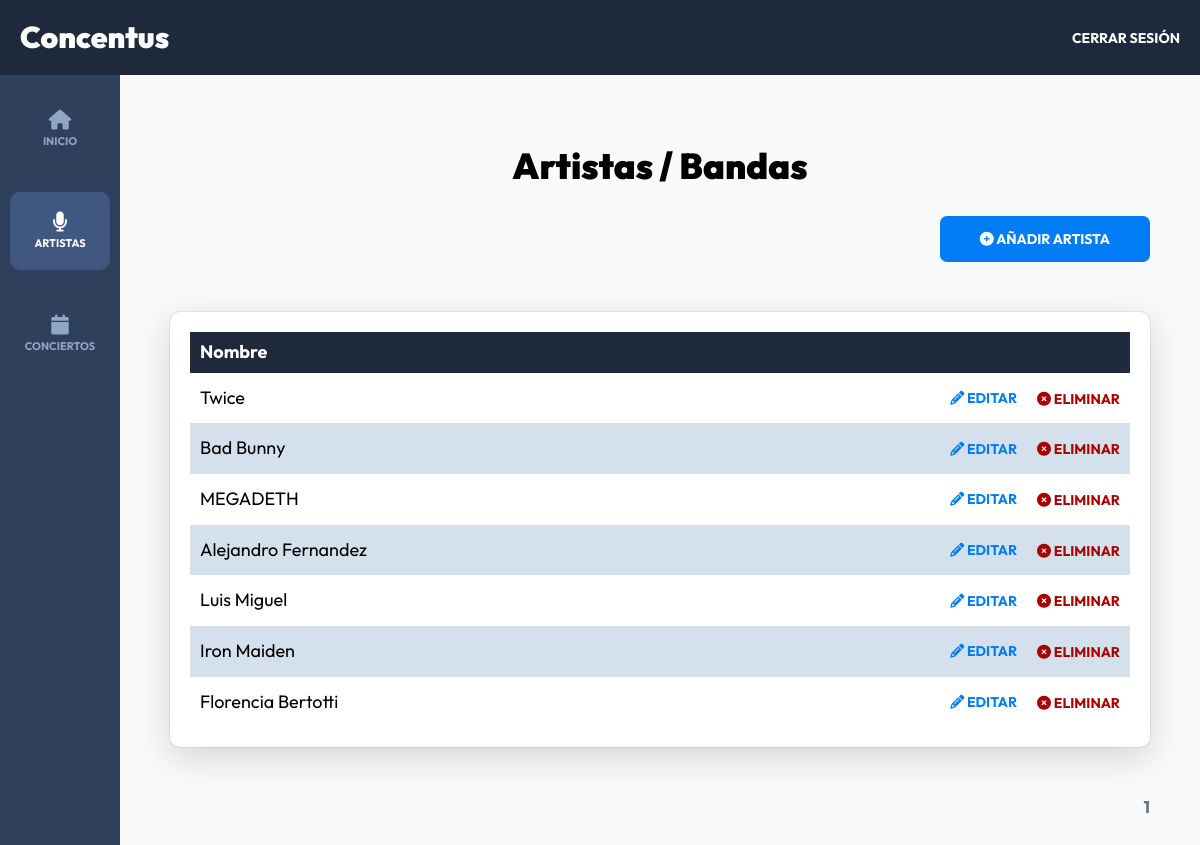
/admin/artistas?page=1 (signed in), run on the app's committed database.
### tables this page shows
CREATE TABLE `artistas` (
  `id` int(4) UNSIGNED NOT NULL,
  `nombre` varchar(128) NOT NULL,
  `imagen` text NOT NULL,
  `etiquetas` varchar(64) NOT NULL,
  `redes` varchar(64) NOT NULL,
  `descripcion` text NOT NULL
);

### controllers/ArtistasController.php (called while the page is built, shortened)
<?php
class ArtistasController {
    public static function index(Router $router){
        $paginaActual = $_GET["page"] ?? "";
        $paginaActual = filter_var($paginaActual, FILTER_VALIDATE_INT);
        $registrosPagina = 7;
        $totalRegistros = Artista::total();
        $paginacion = new Paginacion($paginaActual, $registrosPagina, $totalRegistros);
        $artistas = Artista::paginar($registrosPagina, $paginacion->offset());
        $router->render("admin/artistas/index", [
            "titulo" => "Artistas / Bandas",
            "artistas" => $artistas,
            "paginacion" => $paginacion->paginacion()
        ]);
    }
}

### public/index.php (called while the page is built, shortened)
<?php
$router = new Router();
$router->get('/login', [AuthController::class, 'login']);
$router->post('/login', [AuthController::class, 'login']);
$router->get('/logout', [AuthController::class, 'logout']);
$router->get('/registro', [AuthController::class, 'registro']);
$router->post('/registro', [AuthController::class, 'registro']);
$router->get('/olvide', [AuthController::class, 'olvide']);
$router->post('/olvide', [AuthController::class, 'olvide']);
$router->get('/reestablecer', [AuthController::class, 'reestablecer']);
$router->post('/reestablecer', [AuthController::class, 'reestablecer']);
$router->get('/mensaje', [AuthController::class, 'mensaje']);
$router->get('/confirmar-cuenta', [AuthController::class, 'confirmar']);
$router->get('/admin/inicio', [DashboardController::class, 'index']);
$router->get('/admin/artistas', [ArtistasController::class, 'index']);
$router->get('/admin/artistas/crear', [ArtistasController::class, 'crear']);
$router->post('/admin/artistas/crear', [ArtistasController::class, 'crear']);
$router->get('/admin/artistas/editar', [ArtistasController::class, 'editar']);
$router->post('/admin/artistas/editar', [ArtistasController::class, 'editar']);
$router->post('/admin/artistas/eliminar', [ArtistasController::class, 'eliminar']);
$router->get('/admin/conciertos', [ConciertosController::class, 'index']);
$router->get('/admin/conciertos/crear', [ConciertosController::class, 'crear']);
$router->post('/admin/conciertos/crear', [ConciertosController::class, 'crear']);
$router->get('/admin/conciertos/editar', [ConciertosController::class, 'editar']);
$router->post('/admin/conciertos/editar', [ConciertosController::class, 'editar']);
$router->post('/admin/conciertos/eliminar', [ConciertosController::class, 'eliminar']);
$router->get('/api/conciertos-horario', [Apiconciertos::class, 'index']);
$router->get('/api/artistas', [ApiArtistas::class, 'index']);
$router->get('/api/artista', [ApiArtistas::class, 'artista']);
$router->post('/mis-conciertos', [PaginasController::class, 'misConciertos']);
$router->get('/', [PaginasController::class, 'index']);
$router->get('/nosotros', [PaginasController::class, 'nosotros']);
$router->get('/mis-conciertos', [PaginasController::class, 'misConciertos']);
$router->post('/mis-conciertos', [PaginasController::class, 'guardarMisConciertos']);
$router->get('/lista-conciertos', [PaginasController::class, 'listaConciertos']);
$router->get('/descrip-artista', [PaginasController::class, 'descripcionArtistas']);
$router->get('/conciertos', [PaginasController::class, 'conciertos']);
$router->get('/404', [PaginasController::class, 'error']);
$router->comprobarRutas();

### models/ActiveRecord.php (called while the page is built, shortened)
<?php
class ActiveRecord {
    protected static $db;
    protected static $tabla = '';
    public static function setDB($database) {
        self::$db = $database;
    }
    public static function consultarSQL($query) {
        $resultado = self::$db->query($query);
        $array = [];
        while($registro = $resultado->fetch_assoc()) {
            $array[] = static::crearObjeto($registro);
        }
        return $array;
    }
    protected static function crearObjeto($registro) {
        $objeto = new static;
        foreach($registro as $key => $value ) {
            if(property_exists( $objeto, $key  )) {
                $objeto->$key = $value;
            }
        }
        return $objeto;
    }
    public static function paginar($porPagina, $offset){
        $query = "SELECT * FROM " . static::$tabla . " ORDER BY id DESC LIMIT $porPagina OFFSET $offset " ;
        $resultado = self::consultarSQL($query);
        return $resultado;
    }
    public static function total($columna = "", $valor = ""){
        $query = "SELECT COUNT(*) FROM " . static::$tabla;
        $resultado = self::$db->query($query);
        $total = $resultado->fetch_array();
        return array_shift($total);
    }
}

### views/admin/artistas/index.php (the view, shortened to what this page needs)
<h2 class="dashboard__heading"><?php echo $titulo; ?></h2>
<div class="dashboard__contenedor-boton">
    <a class="dashboard__boton" href="/admin/artistas/crear">
        <i class="fa-solid fa-circle-plus"></i>
        Añadir Artista
    </a>
</div>
<div class="dashboard__contenedor">
    <table class="table">
        <thead class="table__thead">
            <tr>
                <th scope="col" class="table__th">Nombre</th>
                <th scope="col" class="table__th"></th>
            </tr>
        </thead>
        <tbody class="table__tbody">
            <?php if(!empty($artistas)){ ?>
                <?php foreach($artistas as $artista){ ?>
                    <tr class="table__tr">
                        <td class="table__td">
                            <?= $artista->nombre; ?>
                        </td>
                        <td class="table__td--acciones">
                            <a class="table__accion table__accion--editar" href="/admin/artistas/editar?id=<?= $artista->id ?>">
                            <i class="fa-solid fa-pencil"></i>
                            Editar
                            </a>
                            <form method="POST" action="/admin/artistas/eliminar" class="table__formulario">
                                <button class="table__accion table__accion--eliminar" type="submit">
                                    <i class="fa-solid fa-circle-xmark"></i>
                                    Eliminar
                                </button>
                            </form>
                        </td>
                    </tr>
                <?php } ?>
            <?php } ?>
        </tbody>
    </table>
</div>
<?php
    echo $paginacion;
?>

### public/build/css/app.css (style rules this page uses)
html { line-height: 1.15; -webkit-text-size-adjust: 100%; }
body { margin: 0; }
a { background-color: transparent; }
button, input, optgroup, select, textarea { font-family: inherit; font-size: 100%; line-height: 1.15; margin: 0; }
button, input { overflow: visible; }
button, select { text-transform: none; }
button, [type=button], [type=reset], [type=submit] { -webkit-appearance: button; }
html { font-size: 62.5%; box-sizing: border-box; height: 100%; }
*, *:before, *:after { box-sizing: inherit; }
body { font-family: "Outfit", sans-serif; font-size: 1.8rem; }
a { text-decoration: none; }
h1, h2, h3 { font-family: "Outfit", sans-serif; font-weight: 900; margin: 2rem 0; }
h2 { font-size: 3.6rem; }
[class$=__heading] { font-family: "Outfit", sans-serif; font-weight: 900; margin: 2rem 0; margin: 6rem 0 3rem 0; text-align: center; }
.dashboard { height: 100%; display: flex; flex-direction: column; background-color: #F8FAFC; }
@media (min-width: 768px) { .dashboard__contenedor-boton { display: flex; justify-content: flex-end; margin-bottom: 5rem; } }
.dashboard__boton { background-color: #007df4; padding: 1.5rem 4rem; color: #FFFFFF; font-size: 1.8rem; font-weight: 700; border: none; transition-property: background-color; transition-duration: 0.3s; text-align: center; width: 100%; display: inline-block; border-radius: 0.7rem; text-transform: uppercase; font-size: 1.4rem; }
@media (min-width: 768px) { .dashboard__boton { width: auto; } }
.dashboard__contenedor, .dashboard__formulario { box-shadow: rgba(0, 0, 0, 0.16) 0px 10px 36px 0px, rgba(0, 0, 0, 0.06) 0px 0px 0px 1px; background-color: #FFFFFF; padding: 2rem; border-radius: 1rem; }
.table { width: 100%; border-collapse: collapse; }
.table__thead { background-color: #1E293B; color: #FFFFFF; }
.table__th { padding: 1rem; text-align: left; }
.table__tr:nth-of-type(even) { background-color: #d4e1ed; }
.table__td, .table__td--acciones { padding: 1.5rem 1rem; }
.table__td--acciones { display: flex; justify-content: flex-end; align-items: center; gap: 2rem; }
.table__accion { all: unset; text-transform: uppercase; font-size: 1.4rem; font-weight: 700; }
.table__accion--editar { color: #007df4; }
.table__accion--eliminar { color: rgb(169, 0, 0); }

### data on the page
artistas: nombre "Twice"
artistas: nombre "Bad Bunny"
artistas: nombre "MEGADETH"
artistas: nombre "Alejandro Fernandez"
artistas: nombre "Luis Miguel"
artistas: nombre "Iron Maiden"
artistas: nombre "Florencia Bertotti"

### other printed values
$titulo "Artistas / Bandas"
